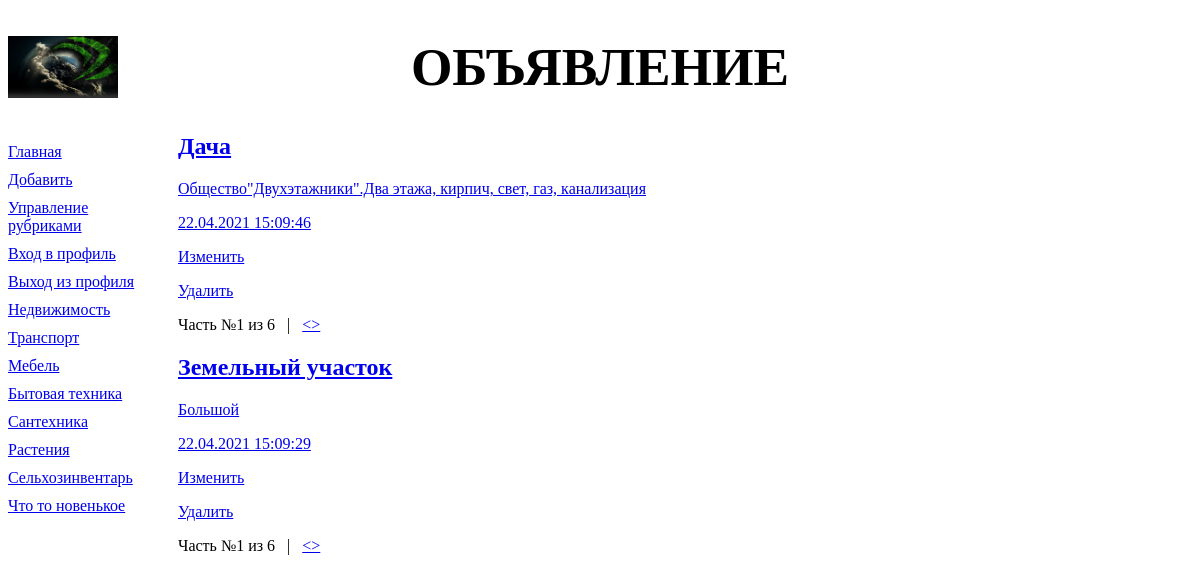
Page /bboard/ on the earlier database version.
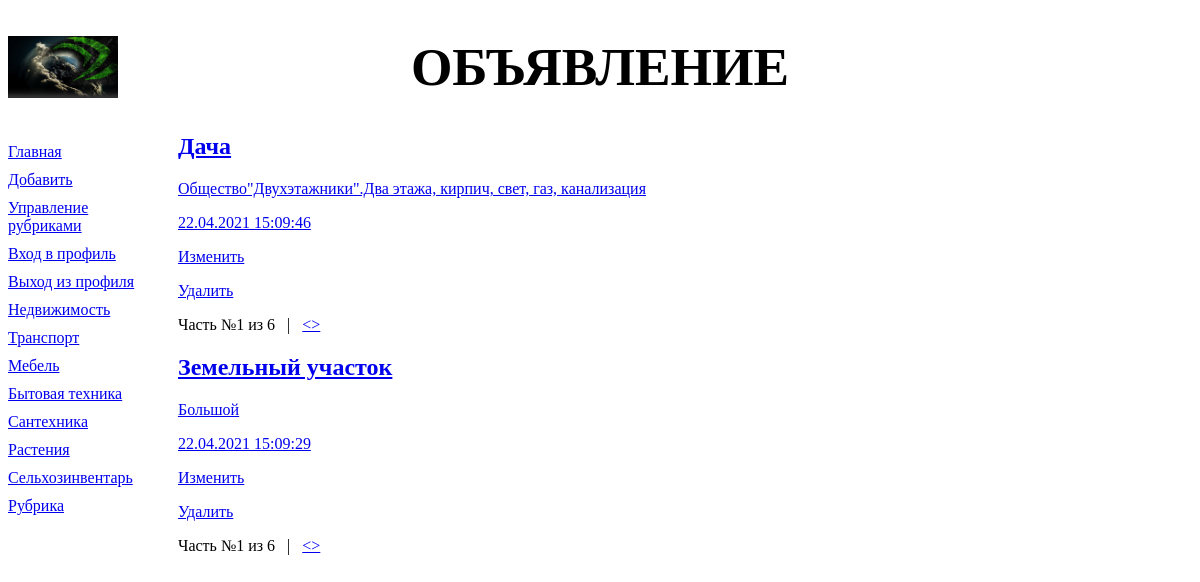
Same page on the later database version.
### bboard/models.py (models this page shows, shortened)
class Rubric(models.Model):
    name = models.CharField(max_length=20, db_index=True, verbose_name='Название')
    order = models.SmallIntegerField(default=0, db_index=True)
    class Meta:
        verbose_name_plural = 'Рубрики'
        verbose_name = 'Рубрика'
        ordering = ['order', 'name']

class Bb(models.Model):
    title = models.CharField(max_length=50, verbose_name='Товар')
    content = models.TextField(null=True, blank=True, verbose_name='Описание')
    price = models.FloatField(null=True, blank=True, verbose_name='Цена')
    published = models.DateTimeField(auto_now_add=True, db_index=True, verbose_name='Опубликованно')
    rubric = models.ForeignKey('Rubric', null=True, on_delete=models.PROTECT, verbose_name='Рубрика')
    def title_and_price(self):
        if self.price:
            return '%s (%.2f)' % (self.title, self.price)
        else:
            return self.title
    title_and_price.short_description = 'Название и цена'
    class Meta:
        verbose_name_plural = 'Объявления'
        verbose_name = 'Объявление'
        ordering = ['-published']

### bboard/views.py (the view)
def index(request):
        bbs = Bb.objects.order_by()
        rubrics = Rubric.objects.all()
        paginator = Paginator(bbs, 2)
        if 'page' in request.GET:
            page_num = request.GET['page']
        else:
            page_num = 1
        page = paginator.get_page(page_num)
        context = {'bbs': page.object_list, 'rubrics' : rubrics, 'page': page}
        return render(request, 'bboard/index.html', context)

### bboard/templates/bboard/index.html (shortened to what this page needs)
{% extends "layout/basic.html" %}
{% block content %}
{% for bb in bbs|dictsort:'title' %}
<div class="b">
	<h2><a href="{% url 'detail' pk=bb.pk %}">{{ bb.title }} </h2>
	<p> {{ bb.content }} </p>
	<p>{{ bb.published|date:"d.m.Y H:i:s" }}</p>
	<p><a href="{% url 'bb_form' pk=bb.pk %}">Изменить</a></p>
	<p><a href="{% url 'bb_confirm_delete' pk=bb.pk %}">Удалить</a></p>
</div>
<div>
	Часть №{{ page.number }} из {{ page.paginator.num_pages }}
	{% if page.has_next %}
	&nbsp;&nbsp;|&nbsp;&nbsp;
	<a href="?page={{ page.next_page_number }}">&lt;></a>
	{% endif %}
</div>
{% endfor %}
{% endblock %}

### bboard/templates/layout/basic.html (shortened to what this page needs)
{% load static %}
<!DOCTYPE html>
<html>
	<head>
		<link rel="stylesheet" type="text/css" href="{% static 'bboard/style.css' %}">
	</head>
	<body>
		<header>
			<h1>Объявление</h1>
		</header>
		<nav>
			<a href="{% url 'index' %}">Главная</a>
			<a href="{% url 'add' %}">Добавить</a>
			<a href="{% url 'rubrics' %}">Управление рубриками</a>
			<a href="{% url 'login' %}">Вход в профиль</a>
			<a href="{% url 'logout' %}">Выход из профиля</a>
			{% for rubric in rubrics %}
			<a href="{% url 'by_rubric' rubric.pk %}">{{ rubric.name }}</a>
			{% endfor %}
		</nav>
		<section>
		{% block content %}
		{% endblock %}
		</section>
	</body>
</html>

### bboard/static/bboard/style.css (style rules this page uses)
header h1 { font-size: 40pt; text-transform : uppercase; text-align: center; background: url("bg.jpg") left / auto 100% no-repeat; }
nav { font-size: : 16pt; width: 150px; float: left; }
nav a { display: block; margin: 10px 0px; }
section { margin-left: 170px; }

Differences in the rows shown:
changed Rubric: name "Что то новенькое" → "Рубрика"
